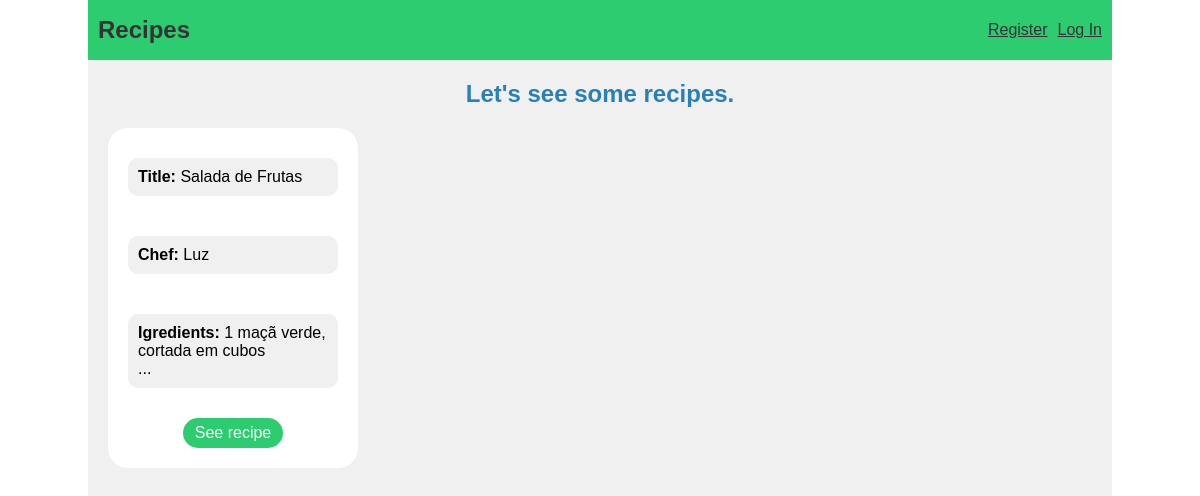
The app's page /, older data.
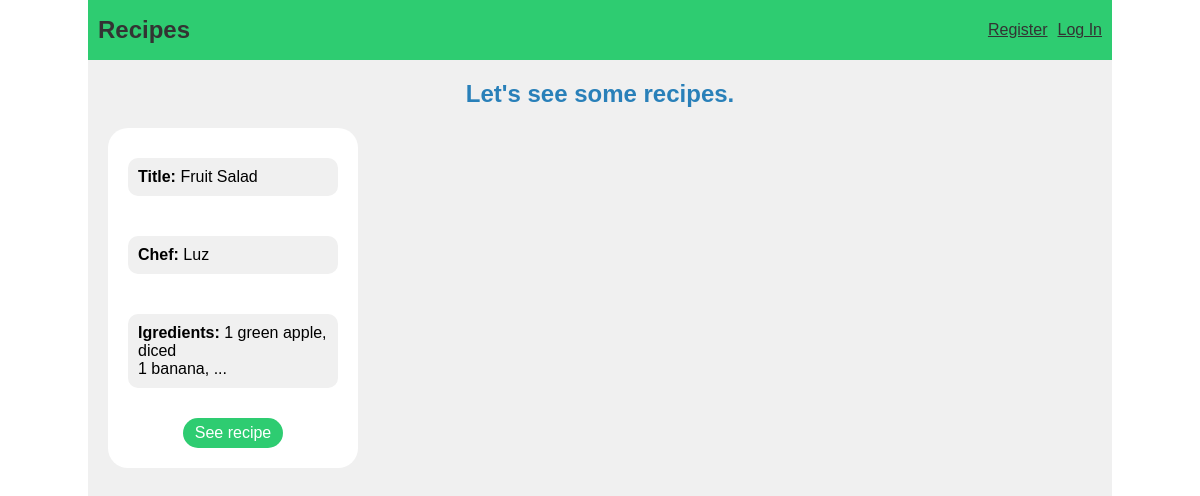
The same page, newer data.
### tables this page shows
CREATE TABLE recipe(
    id INTEGER PRIMARY KEY AUTOINCREMENT,
    chef_id INTEGER NOT NULL, 
    title  TEXT UNIQUE NOT NULL,
    Ingredients TEXT NOT NULL,
    instructions TEXT NOT NULL,
    preparation_time INTEGER NOT NULL,
    difficulty TEXT NOT NULL,
    Category TEXT NOT NULL,
    FOREIGN KEY (chef_id) REFERENCES user (id)
);

CREATE TABLE users (
    id INTEGER PRIMARY KEY AUTOINCREMENT,
    username TEXT UNIQUE NOT NULL,
    hash TEXT NOT NULL 
);

### recipes/recipes.py (the view)
@bp.route('/')
def index():
    db = get_db()
    recipes = db.execute(
        "SELECT r.id, chef_id, title, ingredients, difficulty, username"
        "   FROM recipe r JOIN users u ON r.chef_id = u.id"
    ).fetchall()
    return render_template("recipes/index.html", recipes=recipes)

### recipes/auth.py (called while the page is built)
@bp.before_app_request
def load_logged_in_user():
    user_id = session.get("user_id")
    if user_id is None:
        g.user = None
    else:
        g.user = get_db().execute("SELECT * FROM users WHERE id = ?", (user_id,),).fetchone()

### recipes/db.py (called while the page is built)
def get_db():
    if 'db' not in g:
        g.db = sqlite3.connect(
            current_app.config['DATABASE'],
            detect_types=sqlite3.PARSE_DECLTYPES
        )
        g.db.row_factory = sqlite3.Row
    return g.db

### recipes/templates/recipes/index.html (shortened to what this page needs)
{% extends "layout.html" %}
{% block header %}
    <h1>Let's see some recipes.</h1>
{% endblock %}
{% block content %}
    <main class="index-content">
        {% for recipe in recipes %}
            <div class="card-recipe">
                <p><span class="emphasis">Title:</span> {{recipe['title']}}</p>
                <p><span class="emphasis">Chef:</span> {{recipe['username']}}</p>
                <p><span class="emphasis">Igredients:</span> <span class="ingredients">{{recipe['ingredients']}}</span></p>
                <a class="submit_button card-button" href="{{ url_for('recipes.recipe', recipe_id=recipe['id']) }}">See recipe</a>
            </div>
        {% endfor %}
    </main>
{% endblock %}

### recipes/templates/layout.html (shortened to what this page needs)
<!DOCTYPE html>
<html lang="en">
<head>
    <link rel="stylesheet" href="{{ url_for('static', filename='style.css') }}">
</head>
<body>
    <nav class="container">
        <h1><a href="{{ url_for('recipes.index') }}">Recipes</a></h1>
        <ul>
            {% if g.user %}
            <li><a href="{{ url_for('recipes.create') }}">Create Recipe</a></li>
            <li><a href="{{ url_for('auth.logout') }}">Log Out</a></li>
            {% else %}
            <li><a href="{{ url_for('auth.register') }}">Register</a></li>
            <li><a href="{{ url_for('auth.login') }}">Log In</a></li>
            {% endif %}
        </ul>
    </nav>
    <section class="content container">
        <header>
            {% block header %} {% endblock %}
        </header>
        {% block content %}
        {% endblock %}
</body>
</html>

### recipes/static/style.css (style rules this page uses)
* { padding: 0; margin: 0; box-sizing: border-box; font-family: Arial, Helvetica, sans-serif; }
.container { max-width: 1024px; margin: auto; }
nav { background-color: #2ecc71; height: 60px; display: flex; align-items: center; justify-content: space-between; }
nav ul { list-style: none; display: flex; gap: 10px; margin-right: 10px; }
nav ul li a { color: #333333; }
nav h1 { margin-left: 10px; }
nav h1 a { color: #333333; text-decoration: none; }
header h1 { color: #2980b9; padding: 20px 0; }
.content { text-align: center; background-color: #F0F0F0; min-height: calc(100vh - 60px); }
.index-content { display: flex; gap: 20px; width: calc(100% - 20px); margin: 0 20px; }
.submit_button { background-color: #2ecc71; color: #fff; height: 30px; width: 100px; border-radius: 15px; border: none; cursor: pointer; }
.card-button { align-self: center; }
.card-recipe { text-align: left; padding: 20px; width: 250px; height: 340px; background-color: #fff; border-radius: 20px; display: flex; flex-direction: column; justify-content: space-between; }
.card-recipe p { background-color: #F0F0F0; padding: 10px; margin: 10px 0; border-radius: 10px; }
.card-recipe a { display: flex; align-items: center; justify-content: center; text-decoration: none; }
.emphasis { font-weight: bold; }
.ingredients, .recipe { white-space: pre-line; }

Row changes from the older to the newer data that the page shows:
removed recipe: title "Salada de Frutas", username "Luz", ingredients "1 maçã verde, cortada em cubos ..."
added recipe: title "Fruit Salad", username "Luz", ingredients "1 green apple, diced 1 banana, ..."
